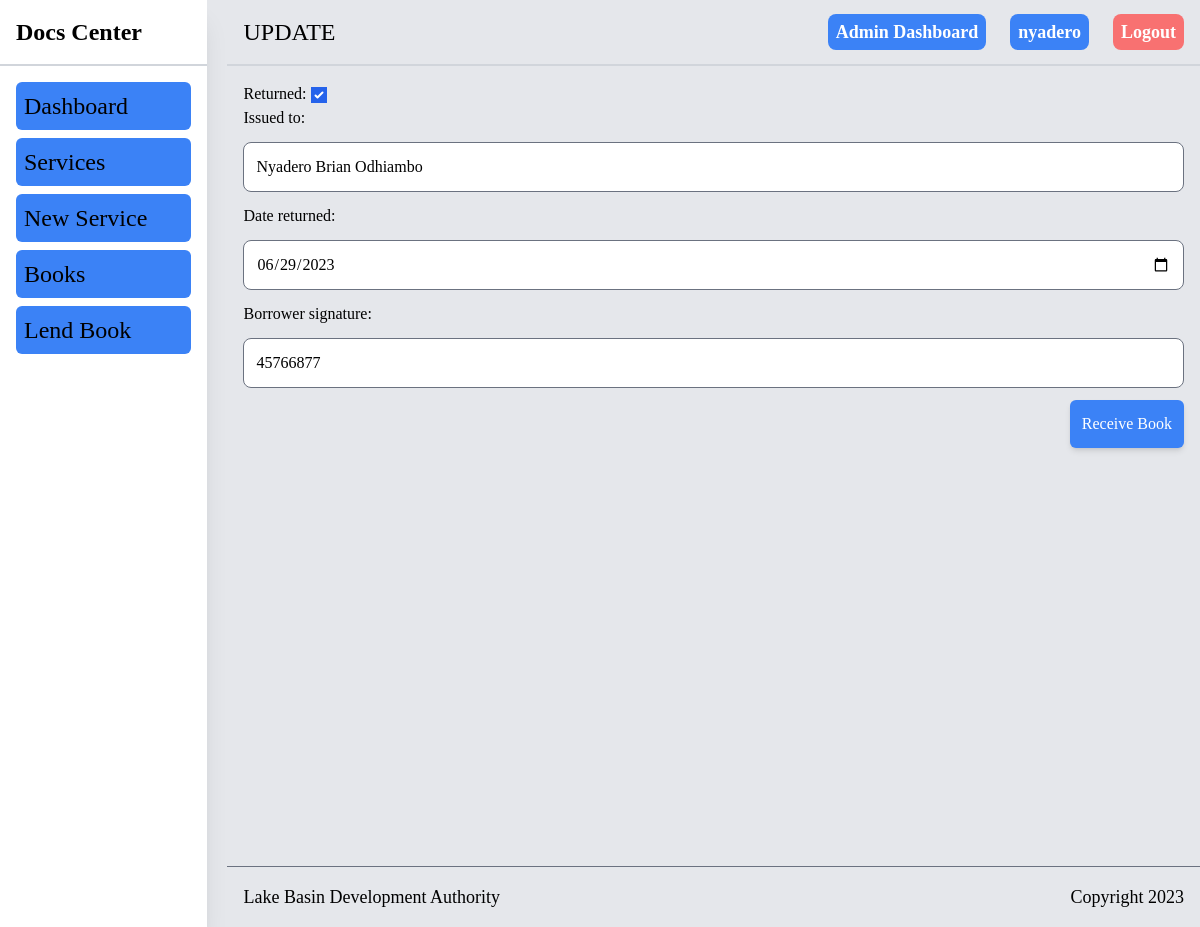
Page /library/return-book/1 (signed in) on the committed database.
### library/models.py (models this page shows, shortened)
class Book(models.Model):
    author = models.CharField(max_length=255)
    title = models.CharField(max_length=255)
    no_of_volume = models.CharField(max_length=255, null=True)
    issued_to = models.CharField(max_length=255, null=True)
    borrower_signature = models.IntegerField(null=False)
    created_at = models.DateTimeField(auto_now_add=True)
    returned = models.BooleanField(default=False)
    borrowed = models.BooleanField(default=False)
    issuing_officer = models.ForeignKey(User, related_name="books", on_delete=models.CASCADE, default=1)
    due_back = models.DateField(null=False)
    date_borrowed = models.DateField(null=False)
    date_returned = models.DateField(null = True)
    class Meta:
        ordering = ('title',)
        verbose_name_plural = "Books"

### library/views.py (the view)
# urls.py: re_path(r'^return-book/(?P<pk>\d+)', views.returnDocument, name="return-book"),
@login_required
def returnDocument(request, pk):
    document = get_object_or_404(Book, pk=pk)
    if request.method == "POST":
        form = ReturnBook(instance=document, data=request.POST)
        if form.is_valid():
            form.save()
            return redirect("library:index")
    else:
        form = ReturnBook(instance=document)
    return render(request, "library/edit-document.html", {"form": form, "object": document})

### library/forms.py
class ReturnBook(forms.ModelForm):
    class Meta:
        model = Book
        fields = ["returned", "issued_to", "date_returned", "borrower_signature" ]
        widgets = {
            "returned": forms.CheckboxInput(attrs={"class": "w-8 h-8", "type": "checkbox"}),
            "issued_to": forms.TextInput(attrs={"class": INPUT_CLASS}),
            "date_returned": forms.DateInput(attrs={"class": INPUT_CLASS, "type": "date"}),
            "borrower_signature": forms.NumberInput(attrs={"class": INPUT_CLASS})
        }

### library/templates/library/edit-document.html (shortened to what this page needs)
{% extends 'core/base.html' %}
{% block crumbs %} Update {% endblock %}
{% block content %}
<div>
   <div>
        <form action="" method="post">
            {{ form.as_p }}
            <div class="flex justify-end w-full">
                <button class="bg-blue-500 text-white p-3 rounded-md shadow-md">Receive Book</button>
            </div>
        </form>
    </div>
</div>
{% endblock %}

### core/templates/core/base.html (shortened to what this page needs)
{% load static tailwind_tags %}
<!DOCTYPE html>
<html lang="en">
	<head>
		{% tailwind_css %}
	</head>
	<body class="bg-gray-200 font-serif leading-normal tracking-normal">
        <section class="flex gap-5">
            <aside class="bg-white shadow-xl w-64">
                <div class="sticky top-0">
                      <div class="p-4 border-b-2 border-b-gray-300">
                    <a href="/" class="font-semibold text-2xl" >Docs Center</a>
                </div>
                <nav class="p-4 w-full">
                    <ul class="">
                        <a href="/" class="text-2xl font-medium text-black dark:text-white mb-4 active::text-red-500">
                           <li class="mb-2 bg-blue-500 p-2 rounded-md w-full cursor-pointer focus:bg-blue-900">Dashboard</li>
                        </a>
                        <a href="{% url 'services:index' %}" class="text-2xl font-medium text-black dark:text-white mb-4">
                            <li class="mb-2 bg-blue-500 p-2 rounded-md w-full cursor-pointer focus:bg-blue-900">Services</li>
                        </a>
                        <a href="{% url 'services:new-request' %}" class="text-2xl font-medium text-black dark:text-white mb-4">
                            <li class="mb-2 bg-blue-500 p-2 rounded-md w-full cursor-pointer focus:bg-blue-900">New Service</li>
                        </a>
                        <a href="{% url 'library:index' %}" class="text-2xl font-medium text-black dark:text-white mb-4">
                            <li class="mb-2 bg-blue-500 p-2 rounded-md w-full cursor-pointer focus:bg-blue-900">Books</li>
                        </a>
                        <a href="{% url 'library:new-document' %}" class="text-2xl font-medium text-black dark:text-white mb-4">
                            <li class="mb-2 bg-blue-500 p-2 rounded-md w-full cursor-pointer focus:bg-blue-900">Lend Book</li>
                        </a>
                    </ul>
                </nav>
                </div>
            </aside>
            <section class="container mx-auto w-full">
                <nav class="w-full flex justify-between items-center p-4 sticky top-0 container mx-auto border-b-2 border-b-gray-300 z-20 bg-gray-200">
                            <div>
                        <h3 class="text-2xl font-medium uppercase">{% block crumbs %}{% endblock %}</h3>
                    </div>
                    <ul class="flex items-center space-x-6">
                        {% if request.user.is_authenticated %}
                        <li><a href="{% url 'admin:index' %}" class="text-lg font-semibold bg-blue-500 hover:bg-blue-700 text-white rounded-lg p-2">Admin Dashboard</a></li>
                        <li><a href="#" class="text-lg font-semibold bg-blue-500 hover:bg-blue-700 text-white rounded-lg p-2">{{request.user.username}}</a></li>
                        <li><a href="{% url 'logout' %}" class="text-lg font-semibold bg-red-400 hover:bg-red-700 text-white rounded-lg p-2">Logout</a></li>
                        {% else %}
                            <li><a href="{% url 'core:login' %}" class="text-lg font-semibold bg-blue-500 hover:bg-blue-700 text-white rounded-lg p-2">Login</a></li>
                            <li><a href="{% url 'admin:index' %}" class="text-lg font-semibold bg-blue-500 hover:bg-blue-700 text-white rounded-lg p-2">Admin</a></li>
                        {% endif %}
                    </ul>
                    </nav>
                <section class="min-h-screen">
			        <section class="min-h-screen p-4">
                       {% block content %}{% endblock %}
			        </section>
                </section>
                <footer class="container mx-auto border-t border-t-gray-500 p-4 flex justify-between items-center">
                    <h3 class="text-lg font-medium">Lake Basin Development Authority</h3>
                    <small class="text-lg font-medium" id="copyright">Copyright  </small>
                </footer>
            </section>
        </section>
	</body>
</html>

### rows in the picture
Book: returned "☑", issued_to "Nyadero Brian Odhiambo", date_returned "06/29/2023", borrower_signature "45766877"

### other values in the picture
{{ request.user.username }} "nyadero"
